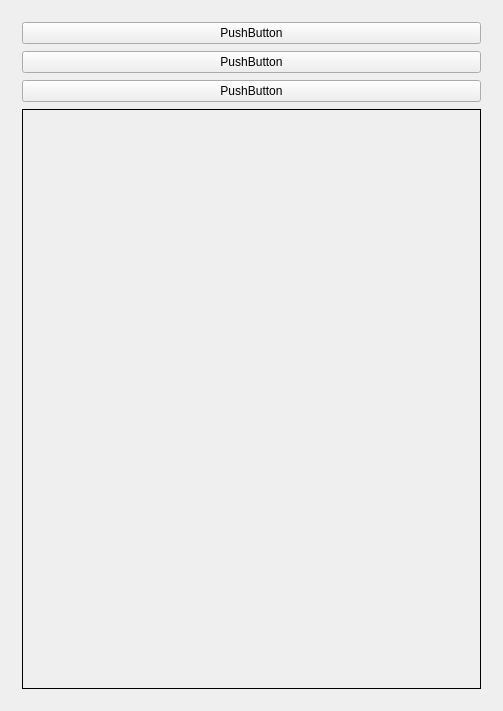
<?xml version="1.0" encoding="UTF-8"?>
<ui version="4.0">
 <class>Widget</class>
 <widget class="QWidget" name="Widget">
  <property name="geometry">
   <rect>
    <x>0</x>
    <y>0</y>
    <width>503</width>
    <height>711</height>
   </rect>
  </property>
  <property name="windowTitle">
   <string>Widget</string>
  </property>
  <layout class="QGridLayout" name="gridLayout">
   <item row="0" column="0">
    <widget class="QStackedWidget" name="stackedWidget">
     <property name="currentIndex">
      <number>1</number>
     </property>
     <widget class="QWidget" name="page">
      <widget class="QPushButton" name="pushButton">
       <property name="geometry">
        <rect>
         <x>140</x>
         <y>190</y>
         <width>251</width>
         <height>171</height>
        </rect>
       </property>
       <property name="sizePolicy">
        <sizepolicy hsizetype="Fixed" vsizetype="Fixed">
         <horstretch>0</horstretch>
         <verstretch>0</verstretch>
        </sizepolicy>
       </property>
       <property name="text">
        <string>PushButton</string>
       </property>
      </widget>
     </widget>
     <widget class="QWidget" name="page_2">
      <layout class="QGridLayout" name="gridLayout_3">
       <item row="0" column="0">
        <layout class="QGridLayout" name="gridLayout_2">
         <property name="spacing">
          <number>7</number>
         </property>
         <item row="2" column="0">
          <widget class="QPushButton" name="pushButton_4">
           <property name="text">
            <string>PushButton</string>
           </property>
          </widget>
         </item>
         <item row="0" column="0">
          <widget class="QPushButton" name="pushButton_2">
           <property name="text">
            <string>PushButton</string>
           </property>
          </widget>
         </item>
         <item row="1" column="0">
          <widget class="QPushButton" name="pushButton_3">
           <property name="baseSize">
            <size>
             <width>0</width>
             <height>0</height>
            </size>
           </property>
           <property name="tabletTracking">
            <bool>false</bool>
           </property>
           <property name="text">
            <string>PushButton</string>
           </property>
          </widget>
         </item>
         <item row="3" column="0">
          <widget class="QFrame" name="box">
           <property name="baseSize">
            <size>
             <width>0</width>
             <height>0</height>
            </size>
           </property>
           <property name="inputMethodHints">
            <set>Qt::ImhNone</set>
           </property>
           <property name="frameShape">
            <enum>QFrame::Box</enum>
           </property>
           <property name="lineWidth">
            <number>1</number>
           </property>
          </widget>
         </item>
        </layout>
       </item>
      </layout>
     </widget>
    </widget>
   </item>
  </layout>
 </widget>
 <layoutdefault spacing="6" margin="11"/>
 <resources/>
 <connections/>
</ui>
